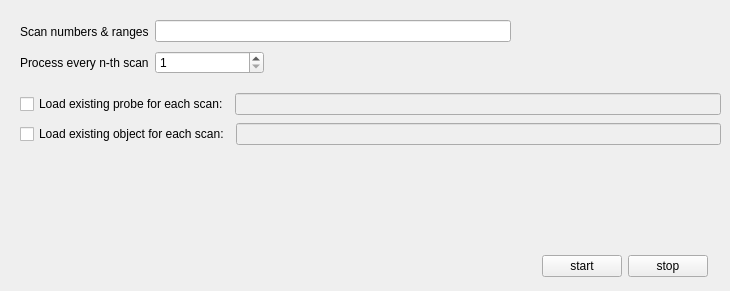
      <widget class="QWidget" name="tab_3">
       <attribute name="title">
        <string>Batch mode</string>
       </attribute>
       <widget class="QWidget" name="layoutWidget">
        <property name="geometry">
         <rect>
          <x>20</x>
          <y>20</y>
          <width>491</width>
          <height>23</height>
         </rect>
        </property>
        <layout class="QHBoxLayout" name="horizontalLayout_8">
         <item>
          <widget class="QLabel" name="label_52">
           <property name="text">
            <string>Scan numbers &amp; ranges</string>
           </property>
          </widget>
         </item>
         <item>
          <widget class="QLineEdit" name="le_batch_items">
           <property name="toolTip">
            <string>Set scan numbers and ranges. Example: 2, 3-5, 7-15, 23, 30-55</string>
           </property>
          </widget>
         </item>
        </layout>
       </widget>
       <widget class="QWidget" name="layoutWidget">
        <property name="geometry">
         <rect>
          <x>20</x>
          <y>50</y>
          <width>244</width>
          <height>26</height>
         </rect>
        </property>
        <layout class="QHBoxLayout" name="horizontalLayout_9">
         <item>
          <widget class="QLabel" name="label_53">
           <property name="text">
            <string>Process every n-th scan</string>
           </property>
          </widget>
         </item>
         <item>
          <widget class="QSpinBox" name="sp_batch_step">
           <property name="minimum">
            <number>1</number>
           </property>
           <property name="maximum">
            <number>1000000</number>
           </property>
          </widget>
         </item>
        </layout>
       </widget>
       <widget class="QWidget" name="layoutWidget_2">
        <property name="geometry">
         <rect>
          <x>20</x>
          <y>120</y>
          <width>701</width>
          <height>28</height>
         </rect>
        </property>
        <layout class="QHBoxLayout" name="horizontalLayout_13">
         <item>
          <widget class="QCheckBox" name="ck_init_obj_batch_flag">
           <property name="layoutDirection">
            <enum>Qt::LeftToRight</enum>
           </property>
           <property name="text">
            <string>Load existing object for each scan:</string>
           </property>
          </widget>
         </item>
         <item>
          <widget class="QLineEdit" name="le_obj_path_batch">
           <property name="enabled">
            <bool>false</bool>
           </property>
           <property name="toolTip">
            <string>Set object filename template. Ex: &quot;recon_*_t1_object_ave.npy&quot;, where &quot;*&quot; will be replaced by the scan number.</string>
           </property>
          </widget>
         </item>
        </layout>
       </widget>
       <widget class="QWidget" name="layoutWidget">
        <property name="geometry">
         <rect>
          <x>20</x>
          <y>90</y>
          <width>701</width>
          <height>28</height>
         </rect>
        </property>
        <layout class="QHBoxLayout" name="horizontalLayout_12">
         <item>
          <widget class="QCheckBox" name="ck_init_prb_batch_flag">
           <property name="layoutDirection">
            <enum>Qt::LeftToRight</enum>
           </property>
           <property name="text">
            <string>Load existing probe for each scan:</string>
           </property>
          </widget>
         </item>
         <item>
          <widget class="QLineEdit" name="le_prb_path_batch">
           <property name="enabled">
            <bool>false</bool>
           </property>
           <property name="toolTip">
            <string>Set probe filename template. Ex: &quot;recon_*_t1_probe_ave.npy&quot;, where &quot;*&quot; will be replaced by the scan number.</string>
           </property>
          </widget>
         </item>
        </layout>
       </widget>
       <widget class="QWidget" name="layoutWidget">
        <property name="geometry">
         <rect>
          <x>40</x>
          <y>250</y>
          <width>668</width>
          <height>32</height>
         </rect>
        </property>
        <layout class="QHBoxLayout" name="horizontalLayout_11">
         <item>
          <spacer name="horizontalSpacer_3">
           <property name="orientation">
            <enum>Qt::Horizontal</enum>
           </property>
           <property name="sizeHint" stdset="0">
            <size>
             <width>518</width>
             <height>20</height>
            </size>
           </property>
          </spacer>
         </item>
         <item>
          <widget class="QPushButton" name="btn_recon_batch_start">
           <property name="maximumSize">
            <size>
             <width>80</width>
             <height>16777215</height>
            </size>
           </property>
           <property name="text">
            <string>start</string>
           </property>
          </widget>
         </item>
         <item>
          <widget class="QPushButton" name="btn_recon_batch_stop">
           <property name="maximumSize">
            <size>
             <width>80</width>
             <height>16777215</height>
            </size>
           </property>
           <property name="text">
            <string>stop</string>
           </property>
          </widget>
         </item>
        </layout>
       </widget>
      </widget>
